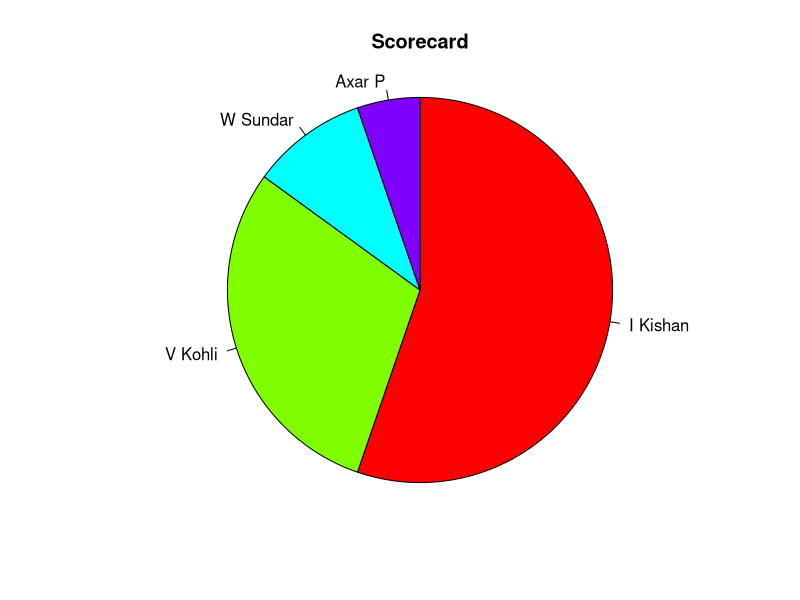

This figure's R source:
runs = c(210,113,37,20)

batsmen = c("I Kishan",
            "V Kohli",
            "W Sundar",
            "Axar P")

colours = c("darkred",
            "red",
            "orange",
            "yellow",
            "darkgreen",
            "green",
            "deepskyblue",
            "darkblue",
            "blue",
            "purple",
            "violet")

png(file = "Pie Chart 1.jpeg")

pie(runs,
    batsmen,
    radius = 1,
    main = "Scorecard",
    col = rainbow(length(runs)),
    clockwise = TRUE)

dev.off() 